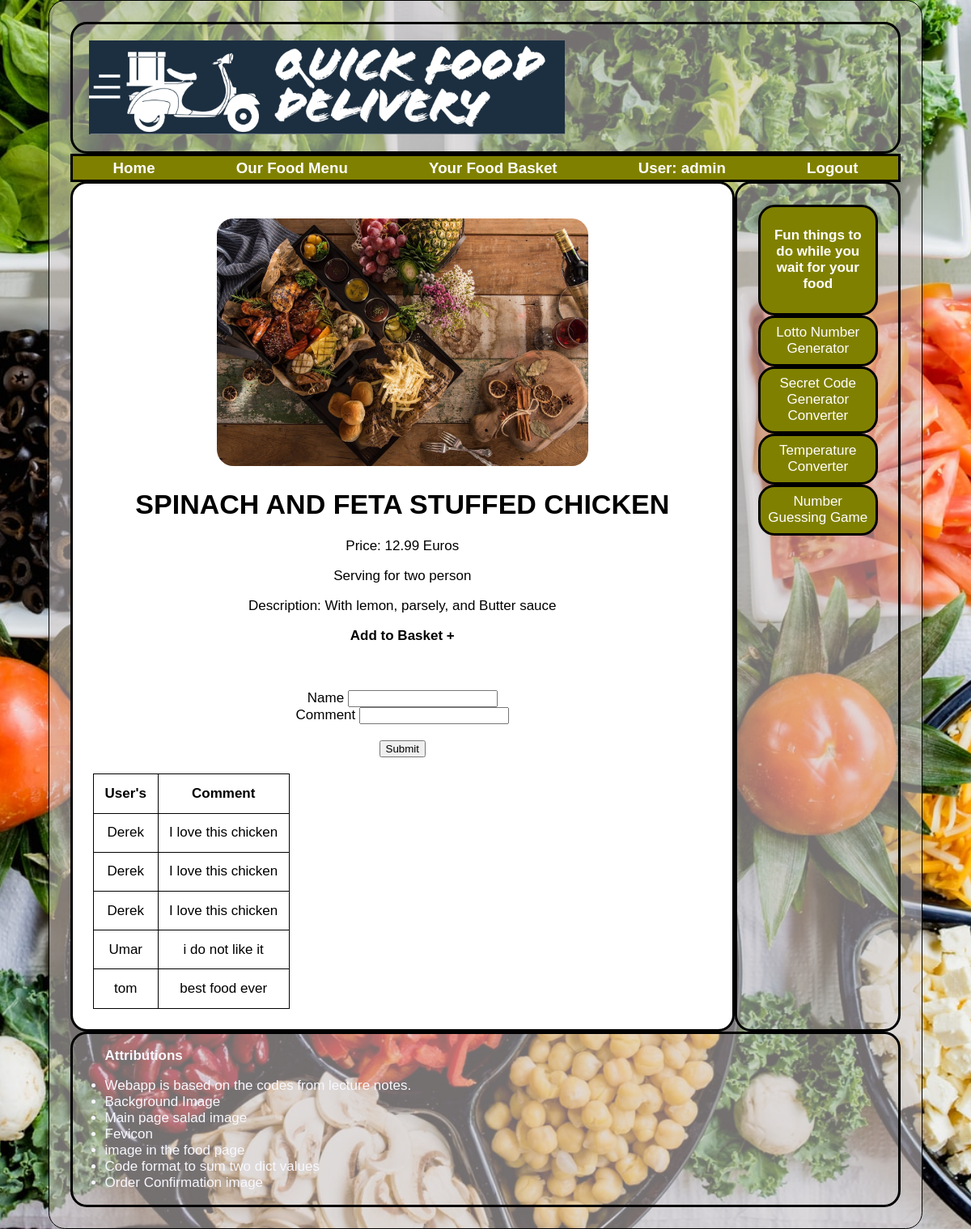
Page /food/2 (signed in) on the committed database.
### tables this page shows
CREATE TABLE foods 
(
    food_id INTEGER PRIMARY KEY AUTOINCREMENT,
    name TEXT NOT NULL ,
    price INTEGER NOT NULL,
    Restaurant TEXT,
    info TEXT
);

CREATE TABLE comments
(
    food_id INTEGER,
    name TEXT NOT NULL,
    comment TEXT NOT NULL
);

### app.py (the view, shortened to what this page needs)
@app.route("/food/<int:food_id>", methods=["GET", "POST"])
def food(food_id):
    db = get_db()
    food = db.execute("""SELECT * FROM foods
                        WHERE food_id = ?;""", (food_id,)).fetchone()
    feedbacks = db.execute("""SELECT * FROM comments
                        WHERE food_id = ?;""", (food_id,)).fetchall()
    form = CommentForm()
    return render_template("food.html", food=food, form=form, feedbacks=feedbacks)

### forms.py
class CommentForm(FlaskForm):
    name = StringField("Name")
    comment = StringField("Comment")
    submit = SubmitField("Submit")

### app.py (called while the page is built)
@app.teardown_appcontext
def close_db_at_end_of_requests(e=None):
    close_db(e)

@app.before_request
def load_logged_in_user():
    g.user = session.get("user_id", None)

### database.py (called while the page is built)
def get_db():
    if "db" not in g:
        g.db = sqlite3.connect(DATABASE,
                               detect_types=sqlite3.PARSE_DECLTYPES
                               )
        g.db.row_factory = sqlite3.Row
    return g.db

### templates/food.html (shortened to what this page needs)
{% extends "base.html" %}
{% block main_content %}
<p class="center"><img src="{{ url_for('static', filename='food.jpg') }}" alt="food"></p>
<h1>{{ food["name"] }}</h1>
<p>Price: {{ food["price"] }} Euros</p>
<p>Serving for two person</p>
<p>Description: {{ food["info"] }}</p>
<p class="focus"><a href="{{ url_for('add_to_basket', food_id=food['food_id']) }}">Add to Basket +</a></p>
<br />
<br />
<form class="center" action="" method="POST" novalidate>
    {{ form.name.label }}
    {{ form.name() }}
    <br />
    {{ form.comment.label }}
    {{ form.comment() }}
    <br />
    <br />
    {{ form.submit() }}
    <br />
    <br />
</form>
<table>
    <tr>
        <th>User's</th>
        <th>Comment</th>
    </tr>
    {% for feedback in feedbacks %}
    <tr>
        <td>{{ feedback["name"] }}</td>
        <td>{{ feedback["comment"] }}</td>
    </tr>
    {% endfor %}
</table>
{% endblock %}

### static/stylesheets/style.css (style rules this page uses)
*, *:before, *:after { box-sizing: border-box; }
.focus { font-weight: bold; }
table, tr, td, th { border: 1px solid black; border-collapse: collapse; padding: 0.8em; }
img { max-width: 60%; height: auto; }
:root { font-size: 17px; font-family: Okra, Helvetica, sans-serif; }
html { background-color: olive; background-image: url(test.jpg); background-position: center; background-repeat: no-repeat; background-size: cover; scroll-behavior: smooth; }
.center { text-align: center; }
a { text-decoration: none; color: inherit; }
body main img { width: 100%; border-radius: 1.2rem; }
body { background-color: rgb(212, 205, 205, 0.55); color: black; width: 90%; margin: auto; padding: 1.5em; border: 1.2px solid black; border-radius: 1.2rem; display: grid; grid-template-columns: 80% 20%; grid-template-rows: auto; grid-template-areas:"top top" "second second" "middle right" "bottom bottom"; flex-wrap: wrap; }

### rows in the picture
foods: name "SPINACH AND FETA STUFFED CHICKEN", price "12.99", info "With lemon, parsely, and Butter sauce"
comments: name "Derek", comment "I love this chicken"
comments: name "Derek", comment "I love this chicken"
comments: name "Derek", comment "I love this chicken"
comments: name "Umar", comment "i do not like it"
comments: name "tom", comment "best food ever"

### other values in the picture
{{ g.user }} "admin"
